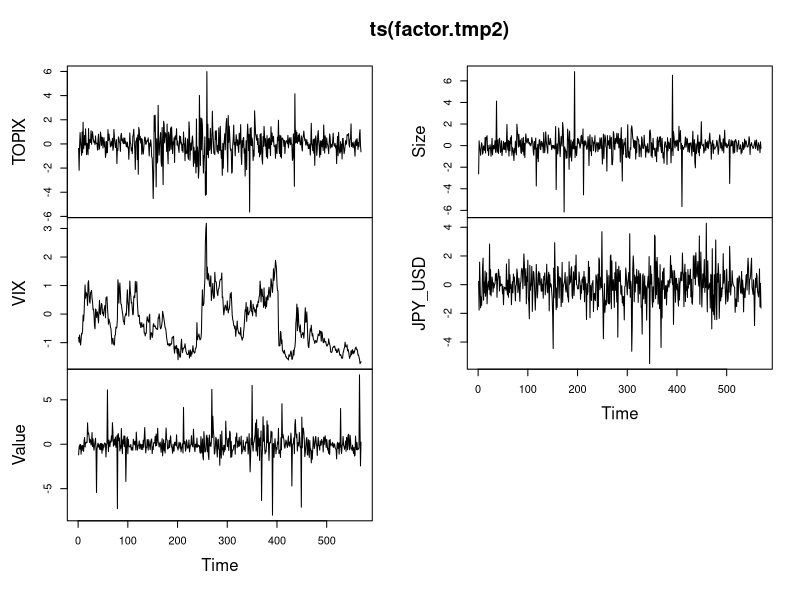
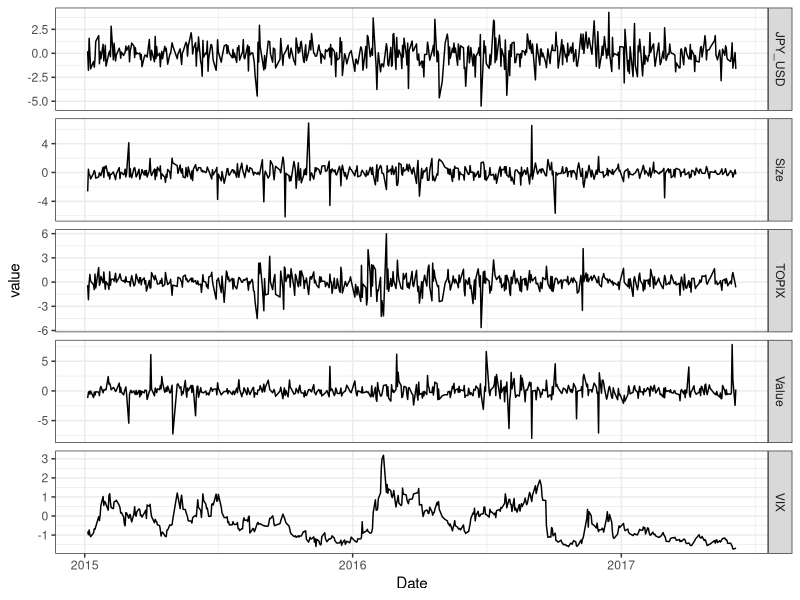

These figures' R source, in order:
library(GGally)
library(ellipse)
library(hexbin)
library(ggplot2)
library(tidyverse)


#データの用意----
factor.tmp <- read.csv("data/factors.csv")
head(factor.tmp)

factor.tmp2 <- data.frame(factor.tmp[,-c(1,2)])
rownames(factor.tmp2) <- factor.tmp[,2]
head(factor.tmp2)
plot(ts(factor.tmp2))

factor <- data.frame(Date = as.Date(rownames(factor.tmp2)),
                     factor.tmp2)
factor[1:5,1:5]

rm(factor.tmp)
rm(factor.tmp2)


#グラフ----
factor_tidy <- factor %>% 
    gather(type, value, -Date)

factor.tmp <- factor[,-1]
ggplot(factor_tidy, aes(x=Date, y=value))+
  geom_line()+
  facet_grid(type~. ,scales="free_y")+
  theme_bw()
